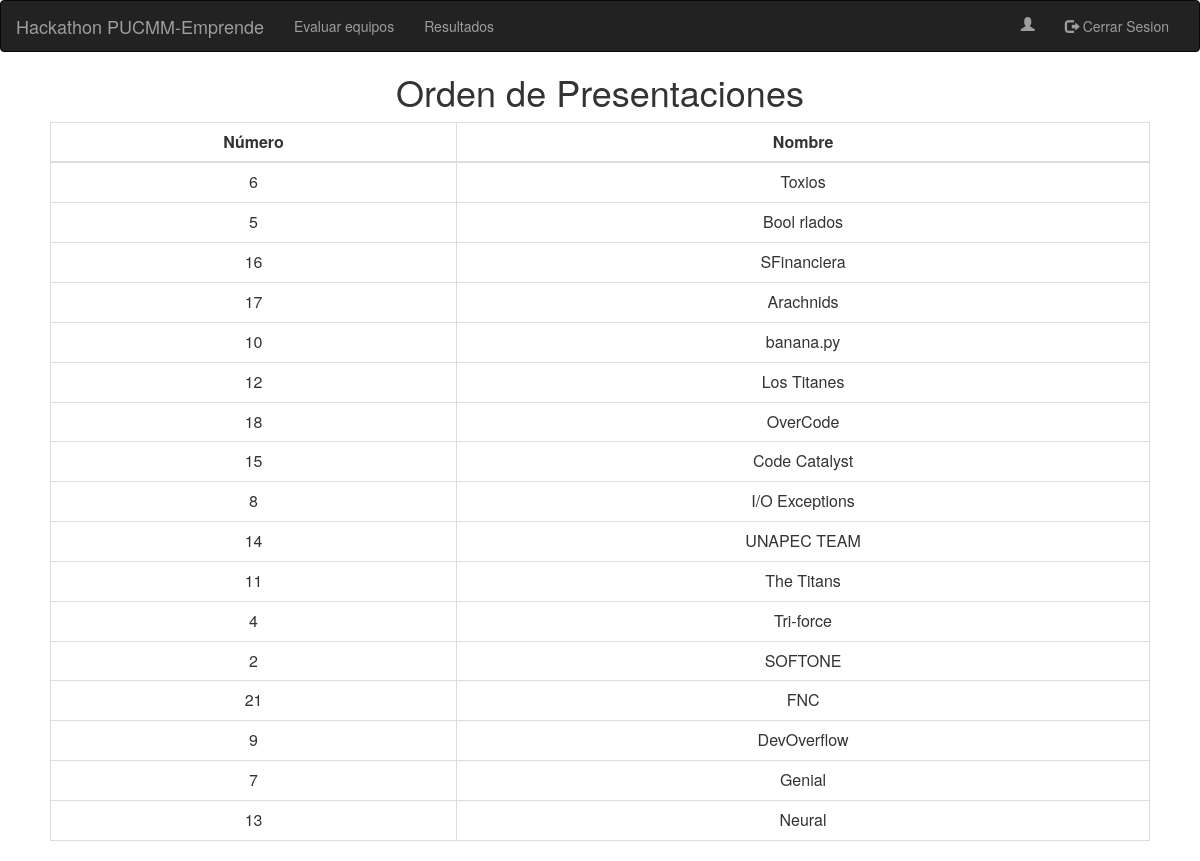
/presentacion-equipos, run on the app's committed database.
### evaluacion/models.py (models this page shows, shortened)
class Equipo(models.Model):
    nombre = models.CharField(max_length=15, null=False, blank=False)
    puntuacion = models.IntegerField(default=0)
    habilitado = models.BooleanField(null=False, default=True)

### evaluacion/views.py (the view)
# urls.py: path('presentacion-equipos', equipos_random, name='equipos-puntuacion'),
def equipos_random(request):
    template = 'lista-presentacion.html'
    if request.method == 'GET':
        equipos = [e for e in Equipo.objects.filter(habilitado=True)]
        shuffle(equipos)
        return render(request=request, template_name=template, context={'equipos': equipos})

### evaluacion/templates/lista-presentacion.html (shortened to what this page needs)
<html>
{% load bootstrap3 %}
    {% bootstrap_css %}
<body>
{% block navbar %}
    <nav class="navbar navbar-inverse">
        <div class="container-fluid">
            <div class="navbar-header">
                <a class="navbar-brand">Hackathon PUCMM-Emprende</a>
            </div>
            <div class="collapse navbar-collapse" id="myNavbar">
                <ul class="nav navbar-nav">
                    <li><a href="/equipos-evaluar">Evaluar equipos</a></li>
                    <li><a href="/resultados">Resultados</a></li>
                </ul>
                <ul class="nav navbar-nav navbar-right">
                    <li><a href="#"><span class="glyphicon glyphicon-user"></span> {{ user.get_username | capfirst }}
                    </a></li>
                    <li><a href="/logout"><span class="glyphicon glyphicon-log-out"></span> Cerrar Sesion</a></li>
                </ul>
            </div>
        </div>
    </nav>
{% endblock %}
{% block content %}
    <div class="list-group">
        <h1 class="text-center">Orden de Presentaciones</h1>
        {% if equipos %}
            <div style="margin-left:50px; margin-right:50px">
                <table class="table table-bordered">
                    <thead>
                    <tr>
                        <td class="text-center"><b>Número</b></td>
                        <td class="text-center"><b>Nombre</b></td>
                    </tr>
                    </thead>
                    <tbody>
                    {% for e in equipos %}
                        <tr>
                            <td class="text-center">{{ e.pk }}</td>
                            <td class="text-center">{{ e.nombre }}</td>
                        </tr>
                    {% endfor %}
                    </tbody>
                </table>
            </div>
        {% endif %}
    </div>
{% endblock %}
</body>
</html>

### data on the page
Equipo: pk "6", nombre "Toxios"
Equipo: pk "5", nombre "Bool rlados"
Equipo: pk "16", nombre "SFinanciera"
Equipo: pk "17", nombre "Arachnids"
Equipo: pk "10", nombre "banana.py"
Equipo: pk "12", nombre "Los Titanes"
Equipo: pk "18", nombre "OverCode"
Equipo: pk "15", nombre "Code Catalyst"
Equipo: pk "8", nombre "I/O Exceptions"
Equipo: pk "14", nombre "UNAPEC TEAM"
Equipo: pk "11", nombre "The Titans"
Equipo: pk "4", nombre "Tri-force"
Equipo: pk "2", nombre "SOFTONE"
Equipo: pk "21", nombre "FNC"
Equipo: pk "9", nombre "DevOverflow"
Equipo: pk "7", nombre "Genial"
Equipo: pk "13", nombre "Neural"
